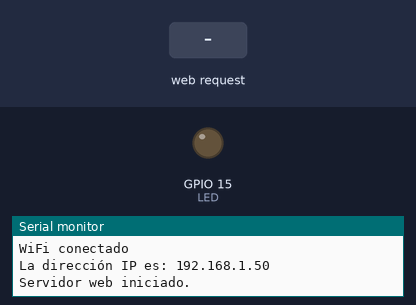
A sketch run on a simulated ESP32. On the bench: output pins drawn as LEDs (lit = HIGH), the last lines printed to the serial monitor. Inputs (shaded band) come from the test bench. WiFi joins after 1.5 s; servers stay silent unless stated.

Above: at 3.2 s.
3.3 s: HTTP request GET /on2 received
At 4.5 s:
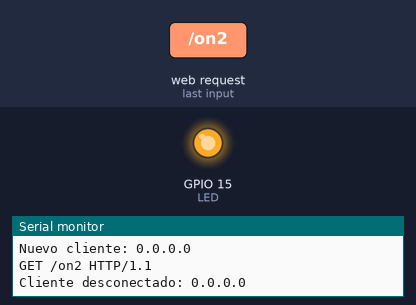
4.8 s: HTTP request GET /off2 received
At 5.9 s:
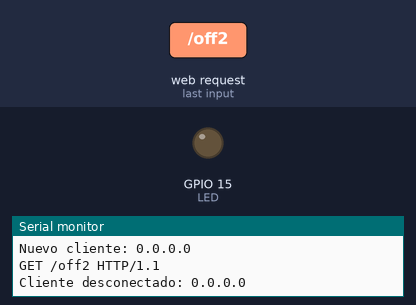
Timing chart, 0 to 7.8 s (numbered marks = the images above; inputs shaded):
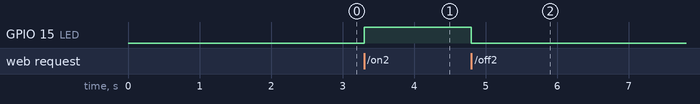

The sketch:

CodigoPractica2P2.ino
```cpp
//Paso 3 Bateria externa
/*
#include <WiFi.h>
WiFiServer server(80);
WiFiClient client;
#ifdef __cplusplus
extern "C" {
#endif
uint8_t temprature_sens_read();
#ifdef __cplusplus
}
#endif
uint8_t temprature_sens_read();
void setup()
{
Serial.begin(9600);
WiFi.disconnect();
delay(3000);
Serial.println("Iniciando");
WiFi.begin("Chris's Galaxy S22 Ultra","moka5500");
while ((!(WiFi.status() == WL_CONNECTED))){
Serial.print("......");
delay(300);
}
Serial.println("Conexion establecida con el SSDI!");
Serial.println((WiFi.localIP()));
server.begin();
}
void loop()
{
client = server.available();
if (!client) { return; }
while(!client.available()){ delay(1); }
client.flush();
client.println("HTTP/1.1 200 OK");
client.println("Content-Type: text/html");
client.println("");
client.println("<!DOCTYPE HTML>");
client.println("<html>");
client.println("<head>");
client.println("<title> ""MiESP32"" </title>");
client.println("</head>");
client.println("<body>");
client.println("<h1 style=""color:#3366ff"">");
client.println("");
client.println("</h1>");
client.println("<span style=""color:#33cc00;font-size:14px"">");
client.println("Bienvenidos a mi pagina web");
client.println("</span>");
client.println("<br>");
client.println("<span style=""color:#cc6600;font-size:14px"">");
client.println("Esta pagina web ha estado activa por");
client.println("</span>");
client.println("<span style=""color:#009900;font-size:20px"">");
client.println((millis()/1000));
client.println("</span>");
client.println("<span style=""color:#cc6600;font-size:14px"">");
client.println("segundos");
client.println("</span>");
client.println("<br>");
client.println("<span style=""color:#ffcc33;font-size:14px"">");
client.println("La temperatura interna del ES32 es de:");
client.println("</span>");
client.println("<span style=""color:#000000;font-size:14px"">");
client.println(((temprature_sens_read() - 32 ) / 1.8));
client.println("</span>");
client.println("<span style=""color:#ffcc33;font-size:14px"">");
client.println("grados");
client.println("</span>");
client.println("</body>");
client.println("</html>");
delay(1);
}

*/

//Paso 5 Prender y apagar un led externo desde el servidor web ESP32

#include <WiFi.h>
#include <WiFiClient.h>
const char* ssid = "totalplay123";
const char* password = "clasificado1024";
WiFiServer server(80);
//Usar el pin 15 GPIO
#define LED 15
String estado = "";
void setup() {
Serial.begin(115200);
pinMode(LED, OUTPUT);
digitalWrite(LED, LOW);
// Conectando a WiFi
WiFi.begin(ssid, password);
// Checa si esta conectado
while (WiFi.status() != WL_CONNECTED) {
delay(1000);
Serial.print(".");
}
Serial.println("");
Serial.println("WiFi conectado");
Serial.print("La dirección IP es: ");
Serial.println(WiFi.localIP()); //Muestra IP
// Inicio del Servidor web.
server.begin();
Serial.println("Servidor web iniciado.");
}
void loop() {
// Consulta si se ha conectado algún cliente.
WiFiClient client = server.available();
if (!client) {
return;
}
Serial.print("Nuevo cliente: ");
Serial.println(client.remoteIP());
// Espera hasta que el cliente envíe datos.
while(!client.available()){ delay(1); }
/////////////////////////////////////////////////////
 // Lee la información enviada por el cliente.
String req = client.readStringUntil('\r');
Serial.println(req);
// Realiza la petición del cliente.
if (req.indexOf("on2") != -1) {digitalWrite(LED, HIGH);
estado = "Encendido";}
if (req.indexOf("off2") != -1){digitalWrite(LED, LOW);
estado = "Apagado";}
//////////////////////////////////////////////
// Página WEB. ////////////////////////////
client.println("HTTP/1.1 200 OK");
client.println("Content-Type: text/html");
client.println(""); // Importante.
client.println("<!DOCTYPE HTML>");
client.println("<html>");
client.println("<head><meta charset=utf-8></head>");
client.println("<body><center><font face='Arial'>");
client.println("<h1>Servidor web con ESP32.</h1>");
client.println("<h1>Chris Larios</h1>");
client.println("<h2><font color='#009900'>Webserver 1.0</font></h2>");client.println("<h3>Práctica boton</h3>");
client.println("<br><br>");
client.println("<a href='on2'><button>Enciende LED</button></a>");client.println("<a href='off2'><button>Apaga LED</button></a>");client.println("<br><br>");
client.println(estado);
client.println("</font></center></body></html>");
Serial.print("Cliente desconectado: ");
Serial.println(client.remoteIP());
client.flush();
client.stop();
}
```

Measured:
- after the input at 3.3 s, GPIO 15 (LED): LOW → HIGH at once
- after the input at 4.8 s, GPIO 15 (LED): HIGH → LOW at once
